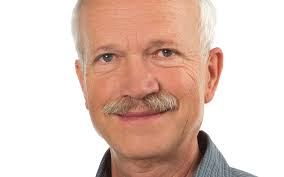
#> input picture raspberry/person.jpg, 284 x 177 px; its folder holds only this picture in this run
$ python cam.py
#> lines starting #> are read from the running program, lines starting #| are printed output that depends on the picture
import cv2
from matplotlib import pyplot as plt
import glob

COLOR_FACE = (255, 0, 255)  # Farbe für Rahmen ums Gesicht (Magenta)

image_files = glob.glob("*.jpg")  # Alle jpg-Dateien im aktuellen Verzeichnis in Liste speichern

# Für jedes Bild Gesichtserkennung machen
for file in image_files:
    img_bgr = cv2.imread(file, cv2.IMREAD_COLOR)  # Die Bilddatei farbig einlesen
#> img_bgr is the input picture: shape (177, 284, 3); mean B, G, R 189.8, 200.7, 225.7
    b, g, r = cv2.split(img_bgr)  # Die Farbwerte auslesen (cv2 erstellt BGR-Bild)
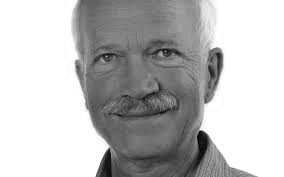
#> b: shape (177, 284); min 0, max 255, mean 189.8
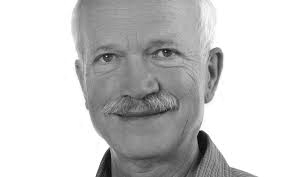
#> g: shape (177, 284); min 5, max 255, mean 200.7
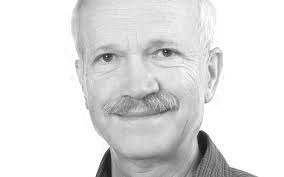
#> r: shape (177, 284); min 18, max 255, mean 225.7
    img_rgb = cv2.merge([r, g, b])  # Aus den BGR-Farbwerten ein RGB-Bild machen
    img_gray = cv2.cvtColor(img_bgr, cv2.COLOR_BGR2GRAY)  # Ein Graustufenbild für die Erkennung machen
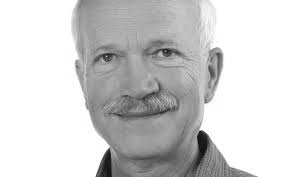
#> img_gray: shape (177, 284); min 11, max 255, mean 206.9

    # Gesichts-Klassifikatoren aus Datei laden
    face_cascade = cv2.CascadeClassifier('haarcascade_frontalface_default.xml')

    # Eigentliche Gesichtserkennung ausführen
    faces = face_cascade.detectMultiScale(img_gray, scaleFactor=1.2, minNeighbors=5)
#> faces = [[68, 7, 134, 134]]

    print("Anzahl erkannte Gesichter:", len(faces))  # Anzahl erkannte Gesichter ausgeben
#| Anzahl erkannte Gesichter: 1

    # Erkannte Gesichter durchgehen.
    # Die erkannten Gesichter werden durch ein umrahmendes Rechteck gegeben:
    # (x, y, w, h) stellen Koordinaten, Breite und Höhe des Rechtecks dar
    for (x, y, w, h) in faces:
        # das Gesicht durch ein farbiges Rechteck im Bild markieren
        cv2.rectangle(img_rgb, (x, y), (x + w, y + h), COLOR_FACE, 2)
#> this loop made 1 pass
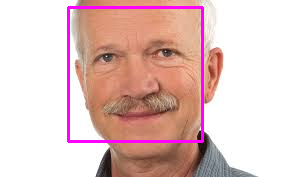
#> img_rgb: shape (177, 284, 3); mean R, G, B 226.6, 194.5, 192.3

    plt.axis('off')  # Diagramm-Achsen ausblenden
    plt.imshow(img_rgb)  # Dem Diagramm das Bild hinzufügen
    plt.title(file)  # Titel des Diagramms setzen
    plt.show()  # Diagramm anzeigen

exit()
#> (the program exits here)

$ run again, on raspberry/reference-test.jpg
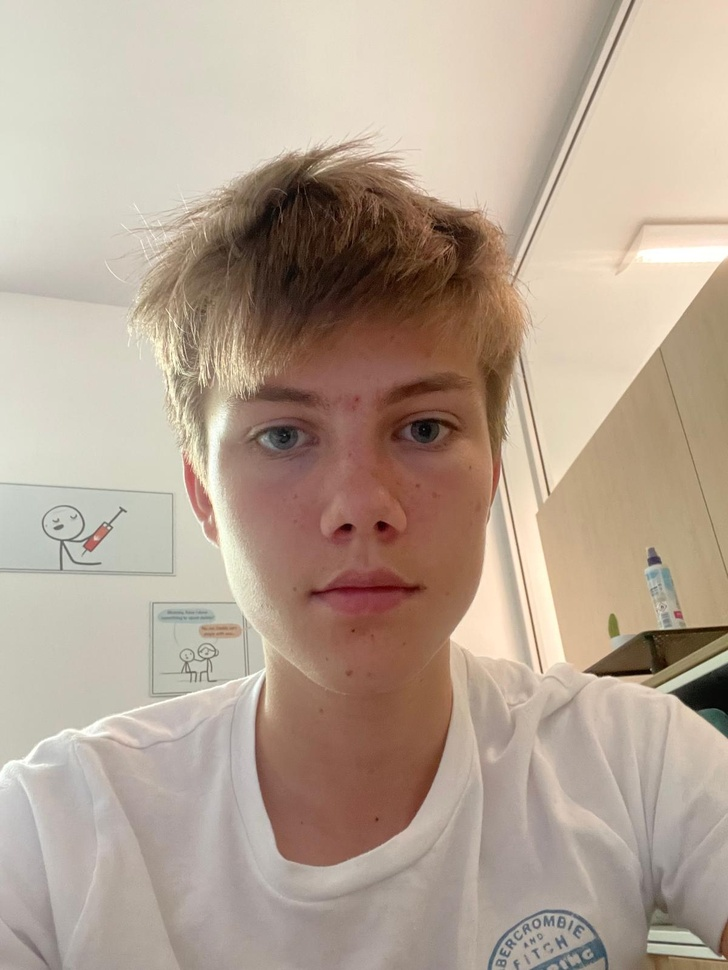
#> input picture raspberry/reference-test.jpg, 728 x 970 px, shrunk from 1200 x 1599 before the run
#> img_bgr is the input picture: shape (970, 728, 3); mean B, G, R 147.6, 163.7, 181.4
#> `b, g, r = cv2.split(img_bgr)`:
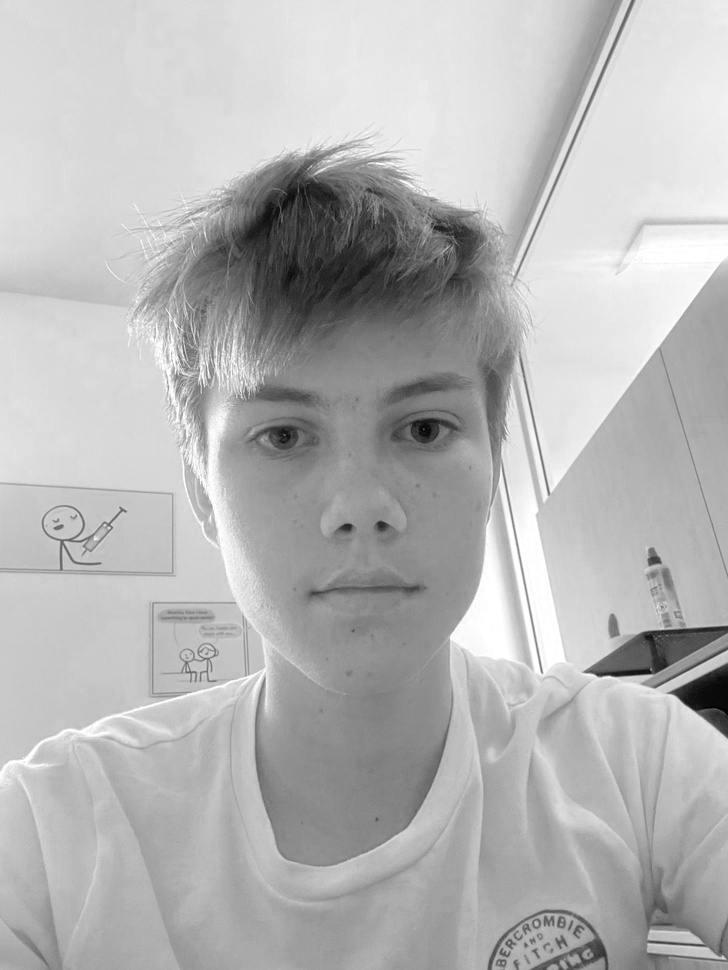
#> r: shape (970, 728); min 0, max 255, mean 181.4
#> faces = [[189, 308, 331, 331]]
#| Anzahl erkannte Gesichter: 1
#> the loop `for (x, y, w, h) in faces:` made 1 pass
#> after the loop `for (x, y, w, h) in faces:`:
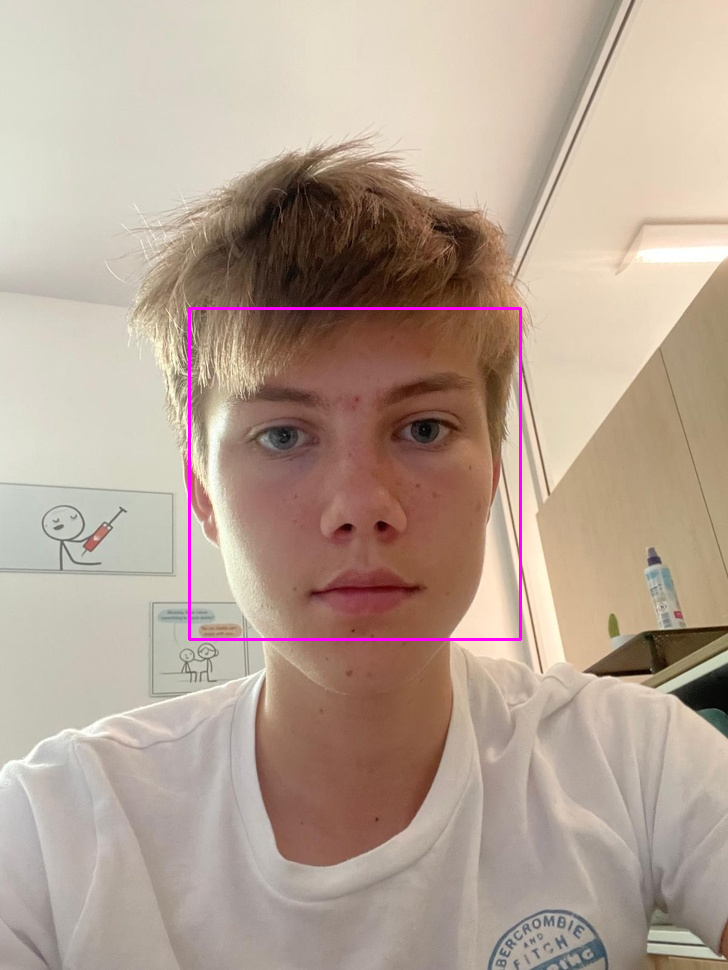
#> img_rgb: shape (970, 728, 3); mean R, G, B 181.9, 162.8, 148.3
